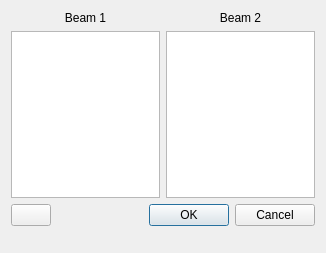
<?xml version="1.0" encoding="UTF-8"?>
<ui version="4.0">
 <class>Dialog</class>
 <widget class="QDialog" name="Dialog">
  <property name="geometry">
   <rect>
    <x>0</x>
    <y>0</y>
    <width>326</width>
    <height>253</height>
   </rect>
  </property>
  <property name="windowTitle">
   <string>Beam Point Selection</string>
  </property>
  <layout class="QVBoxLayout" name="verticalLayout">
   <item>
    <layout class="QGridLayout" name="gridLayout">
     <item row="0" column="0">
      <widget class="QLabel" name="label">
       <property name="text">
        <string>Beam 1</string>
       </property>
       <property name="alignment">
        <set>Qt::AlignCenter</set>
       </property>
      </widget>
     </item>
     <item row="0" column="1">
      <widget class="QLabel" name="label_2">
       <property name="text">
        <string>Beam 2</string>
       </property>
       <property name="alignment">
        <set>Qt::AlignCenter</set>
       </property>
      </widget>
     </item>
     <item row="1" column="0">
      <widget class="QListWidget" name="point_list1"/>
     </item>
     <item row="1" column="1">
      <widget class="QListWidget" name="point_list2"/>
     </item>
    </layout>
   </item>
   <item>
    <layout class="QHBoxLayout" name="horizontalLayout">
     <item>
      <widget class="QPushButton" name="refresh_button">
       <property name="text">
        <string/>
       </property>
       <property name="icon">
        <iconset resource="../resource.qrc">
         <normaloff>:/cfactor/images/torsion.svg</normaloff>:/cfactor/images/torsion.svg</iconset>
       </property>
      </widget>
     </item>
     <item>
      <spacer name="horizontalSpacer">
       <property name="orientation">
        <enum>Qt::Horizontal</enum>
       </property>
       <property name="sizeHint" stdset="0">
        <size>
         <width>40</width>
         <height>20</height>
        </size>
       </property>
      </spacer>
     </item>
     <item>
      <widget class="QDialogButtonBox" name="buttonBox">
       <property name="orientation">
        <enum>Qt::Horizontal</enum>
       </property>
       <property name="standardButtons">
        <set>QDialogButtonBox::Cancel|QDialogButtonBox::Ok</set>
       </property>
      </widget>
     </item>
    </layout>
   </item>
   <item>
    <spacer name="verticalSpacer">
     <property name="orientation">
      <enum>Qt::Vertical</enum>
     </property>
     <property name="sizeHint" stdset="0">
      <size>
       <width>20</width>
       <height>40</height>
      </size>
     </property>
    </spacer>
   </item>
  </layout>
 </widget>
 <resources>
  <include location="../resource.qrc"/>
 </resources>
 <connections>
  <connection>
   <sender>buttonBox</sender>
   <signal>accepted()</signal>
   <receiver>Dialog</receiver>
   <slot>accept()</slot>
   <hints>
    <hint type="sourcelabel">
     <x>248</x>
     <y>254</y>
    </hint>
    <hint type="destinationlabel">
     <x>157</x>
     <y>274</y>
    </hint>
   </hints>
  </connection>
  <connection>
   <sender>buttonBox</sender>
   <signal>rejected()</signal>
   <receiver>Dialog</receiver>
   <slot>reject()</slot>
   <hints>
    <hint type="sourcelabel">
     <x>316</x>
     <y>260</y>
    </hint>
    <hint type="destinationlabel">
     <x>286</x>
     <y>274</y>
    </hint>
   </hints>
  </connection>
 </connections>
</ui>
